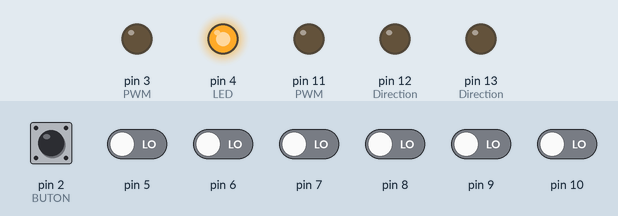
Simulated run of this sketch. Board: Arduino Uno, built with avr-gcc and run on an emulated ATmega328P. On the bench: output pins drawn as LEDs (lit = HIGH). The test bench sets the inputs (shaded band); at power-on: pin 2 (BUTON), pin 5–10 LOW.

Above: at 12.0 s.
12.1 s: pin 2 (BUTON) pulled HIGH for 0.3 s
At 13.2 s:
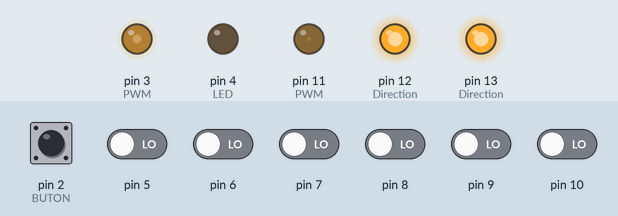
13.9 s: pin 5 driven HIGH
At 14.5 s:
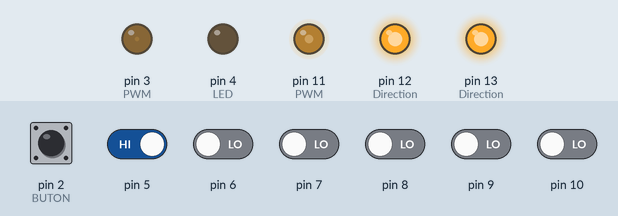
15.4 s: pin 10 driven HIGH
At 15.8 s:
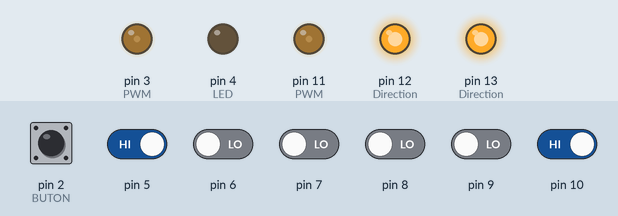
16.9 s: pin 7 driven HIGH
At 18.1 s:
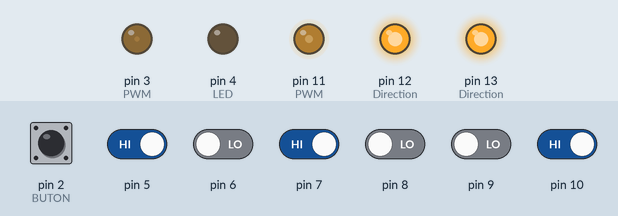
18.4 s: pin 7 driven LOW
At 19.3 s:
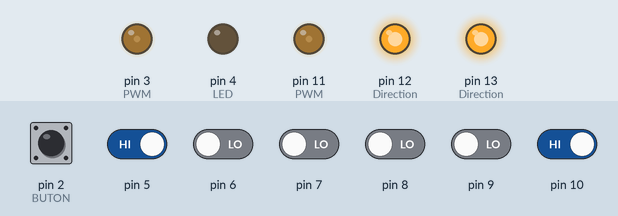
19.9 s: pin 8 driven HIGH
At 20.4 s:
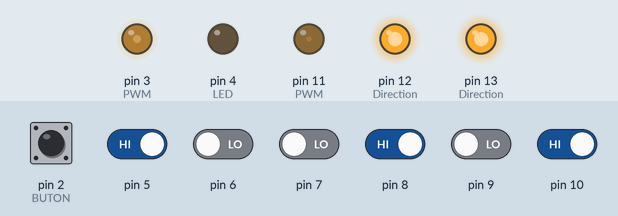
Timing chart, 0 to 22.4 s (numbered marks = the images above; inputs shaded):
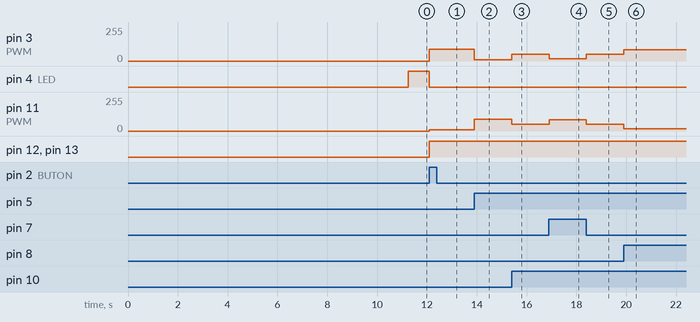

Measured:
- after the input at 12.1 s, pin 3 (PWM): 0/255 → 90/255 at once; pin 4 (LED): HIGH → LOW at once; pin 11 (PWM): 0/255 → 10/255 at once; pin 12 (Direction), pin 13 (Direction): LOW → HIGH at once
- after the input at 13.9 s, pin 3 (PWM): 90/255 → 10/255 at once; pin 11 (PWM): 10/255 → 90/255 at once
- after the input at 15.4 s, pin 3 (PWM): 10/255 → 50/255 at once; pin 11 (PWM): 90/255 → 50/255 at once
- after the input at 16.9 s, pin 3 (PWM): 50/255 → 17/255 at once; pin 11 (PWM): 50/255 → 83/255 at once
- after the input at 18.4 s, pin 3 (PWM): 17/255 → 50/255 at once; pin 11 (PWM): 83/255 → 50/255 at once
- after the input at 19.9 s, pin 3 (PWM): 50/255 → 83/255 at once; pin 11 (PWM): 50/255 → 17/255 at once

The sketch:

Line_Follower_PID.ino
```cpp
/*
 Sensor1 -> 5
 Sensor2 -> 6
 Sensor3 -> 7
 Sensor4 -> 8
 Sensor5 -> 9
 Sensor6 -> 10
 */

#include <QTRSensors.h>

#define KP 0.2
#define KD 5
#define NUM_SENSORS 6
#define TIMEOUT 2500
#define EMITTER_PIN 2

int lastError = 0, output = 0, error, position;

QTRSensorsRC qtrrc((unsigned char[]) {
  10, 9, 8, 7, 6, 5
} , NUM_SENSORS, TIMEOUT, EMITTER_PIN);

unsigned int sensorValues[NUM_SENSORS];

void setup() {
  pinMode(2, INPUT);   // BUTON
  pinMode(4, OUTPUT);  // LED
  pinMode(3, OUTPUT);  // PWM
  pinMode(11, OUTPUT); // PWM
  pinMode(12, OUTPUT); // Direction
  pinMode(13, OUTPUT); // Direction
  digitalWrite(4,0);   // LED Off

  manual_calibration();
  kontrol();
}

void loop() {
  unsigned int sensors[6];
  position = qtrrc.readLine(sensors);
  error = position - 2500;

  output = KP * error + KD * (error - lastError);
  lastError = error;

  if (output >= 40)
    output = 40;

  else if (output <= -40)
    output = -40;

  ileri(output);
}

void kontrol(){
  digitalWrite(4,1); // LED ON
  while(digitalRead(2)==0);
  digitalWrite(4,0); // LED Off
}

void ileri(int hiz) {
  analogWrite(3, 50 - hiz); // speed
  digitalWrite(12, HIGH);
  analogWrite(11, 50 + hiz); // speed
  digitalWrite(13, HIGH);
}

void manual_calibration() {
  for (int i = 0; i < 250; i++) {
    qtrrc.calibrate(QTR_EMITTERS_ON);
    delay(20);
  }
}
```
